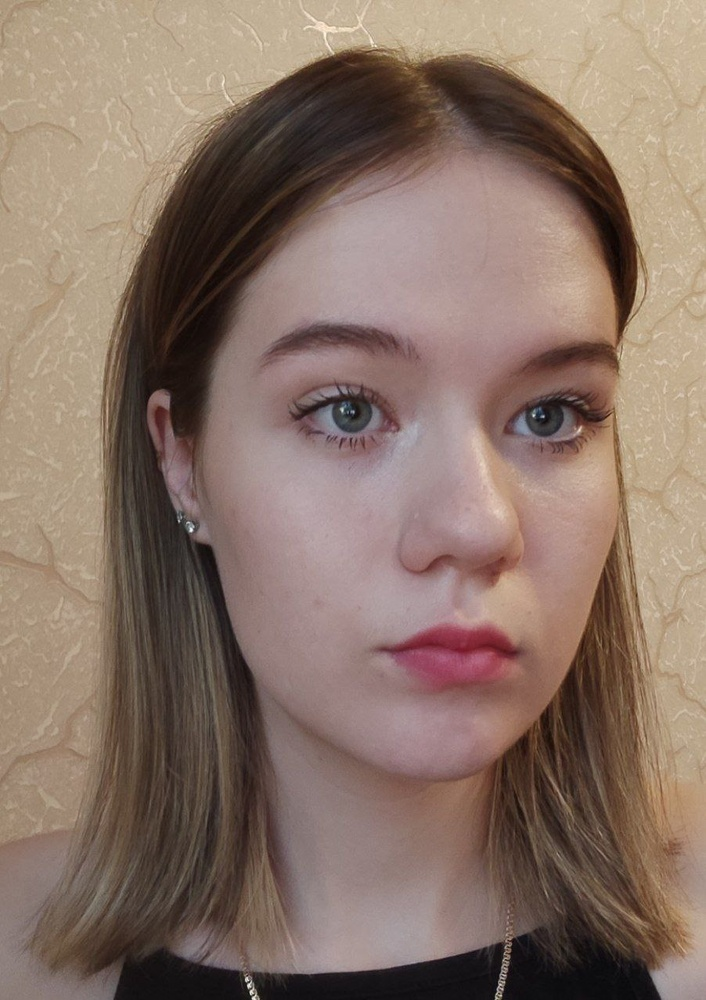
#> input picture data/simple_images/Anastasia_Khudyakova/Anastasia_Khudyakova_0.jpg, 706 x 1000 px, shrunk from 902 x 1278 before the run
$ python Treining_model.py
#> lines starting #> are read from the running program, lines starting #| are printed output that depends on the picture
import cv2
import os
import numpy as np
import matplotlib.pyplot as plt
from config import Path

features=[]
labels=[]

people=os.listdir(Path["image"])
print(people)

def create_train():
    for person in people:
        path=os.path.join(Path["image"],person)
        label=people.index(person)

        for img in os.listdir(path):
            img_path=os.path.join(path, img)

            img_array=cv2.imread(img_path)
#> img_array is the input picture: shape (1000, 706, 3); mean B, G, R 103.2, 115.4, 137.1
            gray=cv2.cvtColor(img_array, cv2.COLOR_BGR2GRAY)
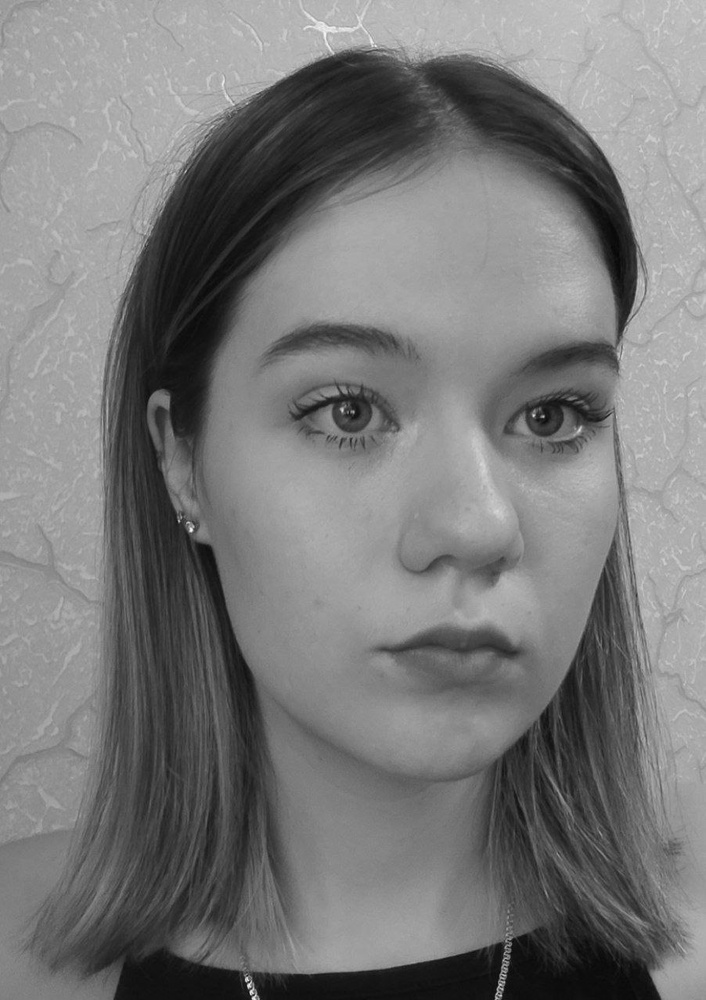
#> gray: shape (1000, 706); min 5, max 248, mean 120.5

            haar_cascade=cv2.CascadeClassifier(Path["haar_face"])

            faces_rect=haar_cascade.detectMultiScale(gray, scaleFactor=1.1, minNeighbors=3, minSize=(24,24))
#> faces_rect = [[146, 199, 541, 541]]

            for (x,y,w,h) in faces_rect:
                faces_roi=gray[y:y+h, x:x+w]

                features.append(faces_roi)
                labels.append(label)
#> this loop made 1 pass
#> pass 1, in create_train, `faces_roi=gray[y:y+h, x:x+w]`:
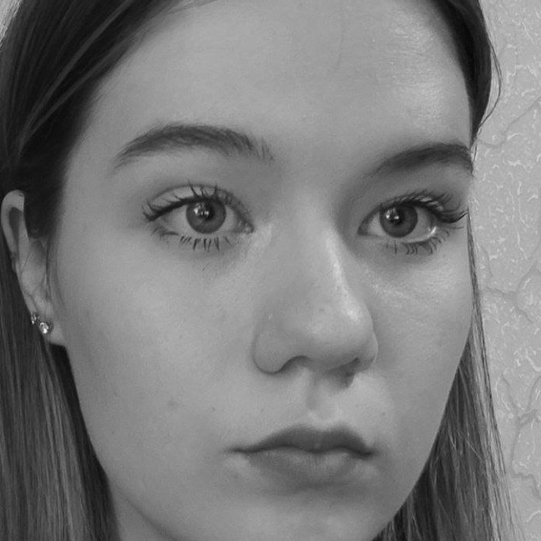
#> faces_roi: shape (541, 541); min 6, max 245, mean 122.5
#> after the loop, features = 1 item; labels = [0]

create_train()
print("Training done ------------------")

features=np.array(features, dtype="object")
labels=np.array(labels)

face_reconizer=model = cv2.face.EigenFaceRecognizer()

print(features, labels)
#> (printed output is left out)
#> (the run stopped early here; a loop or call above may not have finished)
